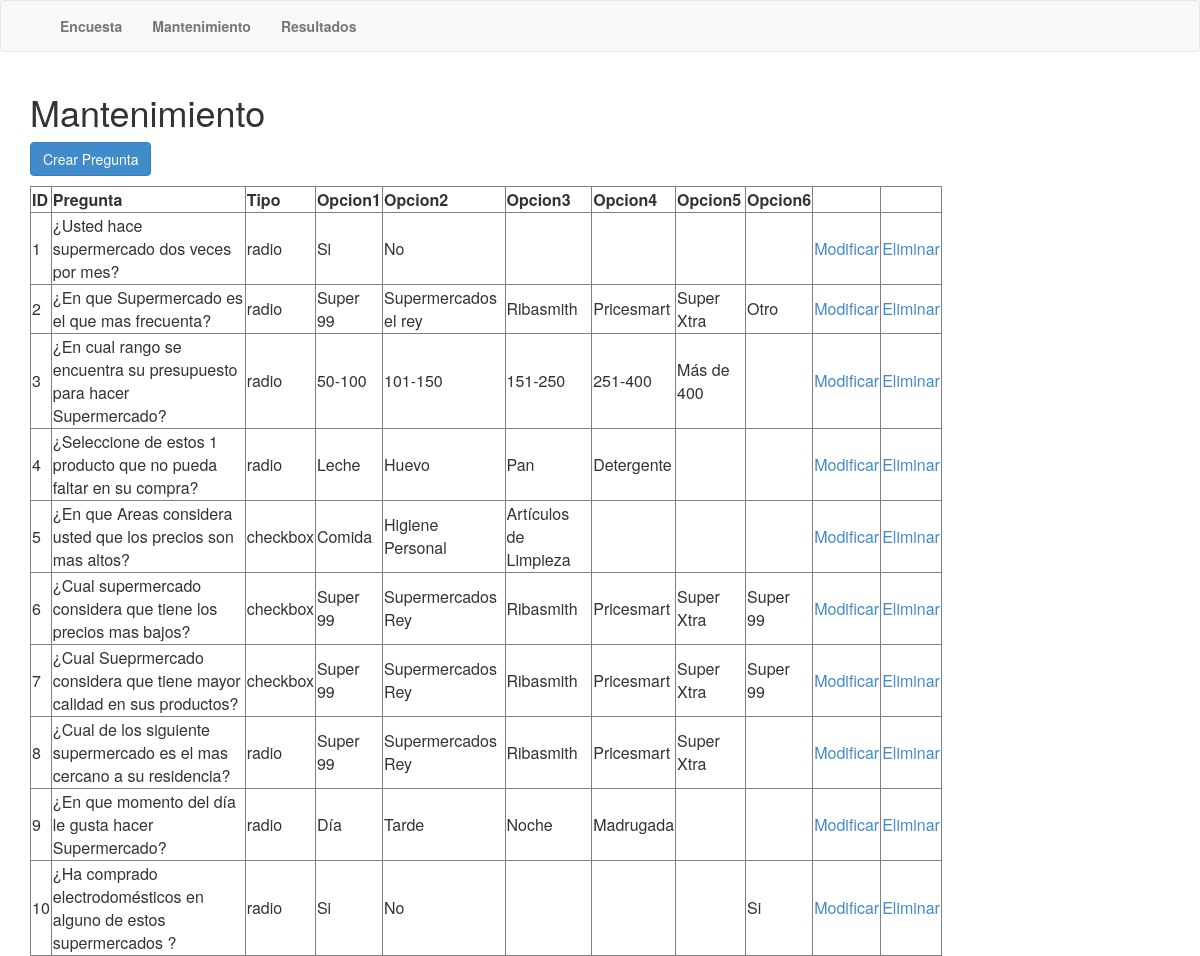
The page /mantenimiento.php on the database as committed earlier.
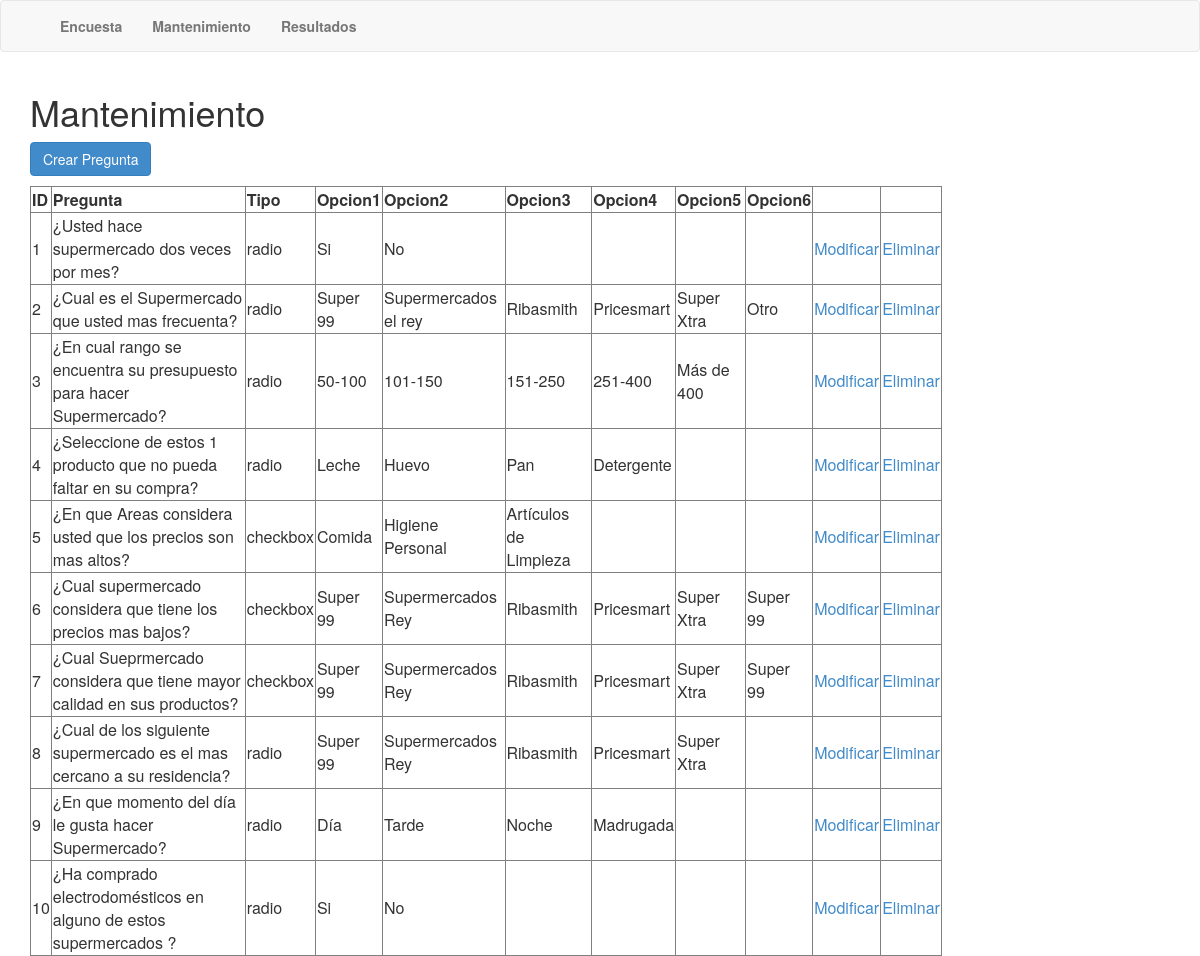
The same page on the database as committed later.
### tables this page shows
CREATE TABLE `preguntas` (
  `ID` smallint(5) UNSIGNED NOT NULL,
  `PREGUNTA` varchar(200) NOT NULL DEFAULT '',
  `TIPO` varchar(10) NOT NULL DEFAULT '',
  `OPCION1` varchar(100) NOT NULL DEFAULT '',
  `OPCION2` varchar(100) NOT NULL DEFAULT '',
  `OPCION3` varchar(100) DEFAULT NULL,
  `OPCION4` varchar(100) DEFAULT NULL,
  `OPCION5` varchar(100) DEFAULT NULL,
  `OPCION6` varchar(100) DEFAULT NULL
);

### mantenimiento.php (the view, shortened to what this page needs)
<?php
	require('conexion.php');
	$query="SELECT id, pregunta, tipo, opcion1, opcion2, opcion3, opcion4, opcion5, opcion6 FROM preguntas";
	$resultado=$conexion->query($query);
 ?>
 <html>
	<head>
	</head>
	<Link REL="stylesheet" TYPE="TEXT/css" href="bootstrap/css/bootstrap.min.css">
	<body>
<?php include "navbar.php"; ?>
	<div class="container">
		<h1>Mantenimiento</h1>
		<a href="Insertar.php" class="btn btn-primary">Crear Pregunta</a>
		<table border=1 width="80%">
			<thead>
				<tr>
					<td><b>ID</b></td>
					<td><b>Pregunta</b></td>
					<td><b>Tipo</b></td>
					<td><b>Opcion1</b></td>
					<td><b>Opcion2</b></td>
					<td><b>Opcion3</b></td>
					<td><b>Opcion4</b></td>
					<td><b>Opcion5</b></td>
					<td><b>Opcion6</b></td>
					<td></td>
					<td></td>
				</tr>
				<tbody>
					<?php while($row=$resultado->fetch_assoc()){ ?>
						<tr>
							<td> <?php echo $row['id'];?> </td>
							<td> <?php echo $row['pregunta'];?> </td>
							<td> <?php echo $row['tipo'];?> </td>
							<td> <?php echo $row['opcion1'];?> </td>
							<td> <?php echo $row['opcion2'];?> </td>
							<td> <?php echo $row['opcion3'];?> </td>
							<td> <?php echo $row['opcion4'];?> </td>
							<td> <?php echo $row['opcion5'];?> </td>
							<td> <?php echo $row['opcion6'];?> </td>
							<td>
								<a href="actualizar.php?id=<?php echo $row['id'];?>">Modificar</a>
							</td>
							<td>
								<a href="eliminar.php?id=<?php echo $row['id'];?>">Eliminar</a>
							</td>
						</tr>
					<?php } ?>
				</tbody>
			</table>
		</div>
		</body>
	</html>

Rows that differ between the two databases and show on the page:
changed preguntas "Supermercados el rey": PREGUNTA "¿En que Supermercado es el que mas frecuenta?" → "¿Cual es el Supermercado que usted mas frecuenta?"
changed preguntas "¿Ha comprado electrodomésticos en alguno de estos supermercados ?": OPCION6 "Si" → (not shown)
